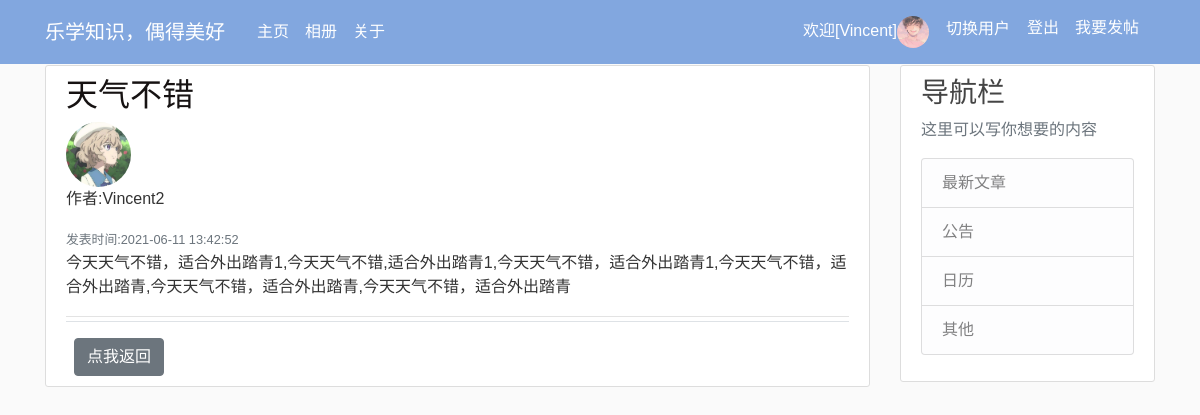
/post/3 (signed in), run on the app's committed database.
### web_files/dbmodel.py (models this page shows, shortened)
class User(db.Model,UserMixin):
    id = db.Column(db.Integer,primary_key=True)
    username = db.Column(db.String(30),nullable=False)
    email = db.Column(db.String(100),unique = True,nullable = False)
    image = db.Column(db.String(120),nullable = False,default = 'default.jpg')
    password = db.Column(db.String(100),nullable = False)
    posts = db.relationship('Post',backref = 'author',lazy = True)
    pictures = db.relationship('Picture',backref = 'author',lazy = True)

class Post(db.Model):
    id = db.Column(db.Integer,primary_key=True)
    post_title =db.Column(db.String(100),nullable=False)
    post_time = db.Column(db.DateTime,nullable=False,default=datetime.now)
    post_content = db.Column(db.Text,nullable = False)
    userID = db.Column(db.Integer, db.ForeignKey('user.id'))

### web_files/routes.py (the view)
@app.route('/post/<int:post_id>')
def post(post_id):
    post = Post.query.get_or_404(post_id)
    return render_template('post.html',post=post)

### web_files/dbmodel.py (called while the page is built)
@login_manager.user_loader
def load_user(userID):
    return User.query.get(int(userID))

### web_files/Templates/post.html (shortened to what this page needs)
{% extends "general_layout.html" %}
{% block content %}
<article class="media content-section">
    <div class="media-body">
        <div class="article-metadata">
            <h2 class="article-title">{{ post.post_title }}</h2>
            <img class="rounded-circle article-img " hight=32 width=32 src="{{ url_for('static',filename='pic/'+post.author.image) }}">
            <p class="article-content" >作者:{{ post.author.username }}</p>
            <small class="text-muted">发表时间:{{ post.post_time.strftime('%Y-%m-%d %H:%M:%S') }}</small>
            <p class="article">{{ post.post_content }}</p>
        </div>
        <div class= "border-top pt-3">
            <a class="btn btn-secondary ml-2" href="{{ url_for('index') }}">点我返回</a>
        </div>
    </div>
</article>
{% endblock content %}

### web_files/Templates/general_layout.html (shortened to what this page needs)
<!DOCTYPE html>
<html lang="en">
<head>
  <link rel="stylesheet" href="https://maxcdn.bootstrapcdn.com/bootstrap/4.0.0/css/bootstrap.min.css">
  <link rel="stylesheet" type="text/css" href="{{url_for('static',filename='main.css')}}">
</head>
<body>
  <header class="site-header">
    <nav class="navbar navbar-expand-md navbar-dark bg-steel">
      <div class="container">
        <a class="navbar-brand mr-4" href="/">乐学知识，偶得美好</a>
        <div class="collapse navbar-collapse" id="navbarToggle">
          <div class="navbar-nav mr-auto">
            <a class="nav-item nav-link" href="{{ url_for('index')}}">主页</a>
            <a class="nav-item nav-link" href="/products">相册</a>
            <a class="nav-item nav-link" href="{{ url_for('about')}}">关于</a>
          </div>
          <div class="nav navbar-nav me-auto mr-2">
          {% if current_user.is_authenticated %}
              <a class="nav-item nav-link" href="{{ url_for('account')}}">欢迎[{{ current_user.username }}]<img class='rounded-circle' src="{{ url_for('static',filename='pic/')}}{{ current_user.image }}" alt="mdo" width="32" height="32" class="rounded-circle"></a>
              <form action="{{ url_for('change_account') }}" method="POST">
                <button class="btn btn-link nav-item nav-link" type="submit">切换用户</button>
              </form>
              <a class="nav-item nav-link" href="{{ url_for('logout')}}">登出</a>
            {% else %}
              <a class="nav-item nav-link" href="/login">登录</a>
              <a class="nav-item nav-link" href="/register">注册</a>
            {% endif %}
            <a class="nav-item nav-link" href="{{ url_for('addpost')}}">我要发帖</a>
          </div>
        </div>
      </div>
    </nav>
  </header>
  <main role="main" class="container">
    <div class="row">
      <div class="col-md-8">
      </div>
      <div class="col-md-9">
        {% block content %}{% endblock %}
      </div>
      <div class="col-md-3">
        <div class="content-section">
          <h3>导航栏</h3>
          <p class='text-muted'>这里可以写你想要的内容
            <ul class="list-group">
              <li class="list-group-item list-group-item-light">最新文章</li>
              <li class="list-group-item list-group-item-light">公告</li>
              <li class="list-group-item list-group-item-light">日历</li>
              <li class="list-group-item list-group-item-light">其他</li>
            </ul>
          </p>
        </div>
      </div>
    </div>
  </main>
</body>
</html>

### web_files/static/main.css (style rules this page uses)
body { background: #fafafa; color: #333333; margin-top: 5rem; margin: 0px; padding: 0px; font-family: Arial }
h1, h2, h3, h4, h5, h6 { color: #444444; }
.bg-steel { background-color: #82a7df; }
.site-header .navbar-nav .nav-link { color: #ffffff; }
.content-section { background: #ffffff; padding: 10px 20px; border: 1px solid #dddddd; border-radius: 3px; margin-bottom: 20px; }
.article-title { color: #161212; }
.article-content { white-space: pre-line; }
.article-img { height: 65px; width: 65px; margin-right: 16px; }
.article-metadata { padding-bottom: 1px; margin-bottom: 4px; border-bottom: 1px solid #e3e3e3 }

### data on the page
User: username "Vincent", image (picture)
Post: post_title "天气不错", post_time "2021-06-11 13:42:52", post_content "今天天气不错，适合外出踏青1,今天天气不错,适合外出踏青1,今天天气不错，适合外出踏青1,今天天气不错，适合外出踏青,今天天气不错，适合外出踏青,今天天气不错，适合外出踏青"
User: image (placeholder picture), author.username "Vincent2"
